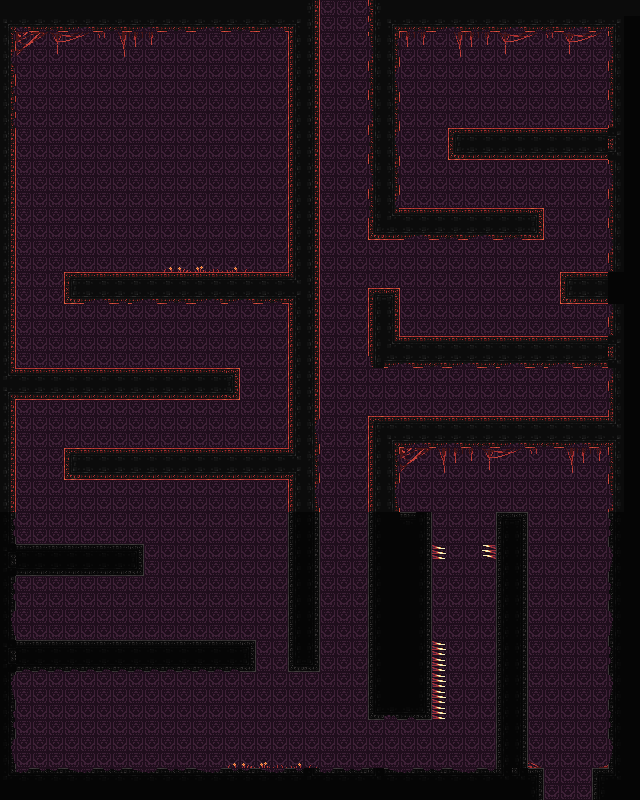

Rendered tile map (Tiled .tmx) drawn with the repository's tilesets; below, a short description and the map source with its tile grids summarised:
An orthogonal 40x50 tile map with 16x16 px tiles, 3 tile layers (background, midground, foreground), 2 tilesets and 61 objects (25x wall, 19x ground, 14x ceiling, 3x spike).

<map version="1.10" tiledversion="1.12.1" orientation="orthogonal" renderorder="right-down" width="40" height="50" tilewidth="16" tileheight="16" infinite="0" nextlayerid="5" nextobjectid="65">
 <editorsettings>
  <export target="../sacredflame/assets/graphics/map/main3.lua" format="lua" />
 </editorsettings>
 <tileset firstgid="1" source="blood temple.tsx" />
 <tileset firstgid="257" source="high temple.tsx" />
 <layer id="3" name="background" width="40" height="50">
  <data>[2000 cells, 2000 non-empty, 2 distinct tile ids]</data>
 </layer>
 <layer id="4" name="midground" width="40" height="50">
  <data>[2000 cells, 38 non-empty, 26 distinct tile ids]</data>
 </layer>
 <layer id="1" name="foreground" width="40" height="50">
  <data>[2000 cells, 774 non-empty, 58 distinct tile ids]</data>
 </layer>
 <objectgroup id="2" name="collisions">
  <object id="1" name="wall" type="wall" x="430.999" y="513.004" width="1.00018" height="206.096" />
  <object id="2" name="wall" type="wall" x="496" y="512.967" width="1.00018" height="256.034" />
  <object id="3" name="wall" type="wall" x="527" y="513.003" width="1.00018" height="255.971" />
  <object id="4" name="wall" type="wall" x="608.003" y="447.008" width="1.00018" height="321.93" />
  <object id="5" name="ground" type="ground" x="399.979" y="512.006" width="32.0309" height="1.00075" />
  <object id="6" name="ground" type="ground" x="495.922" y="512" width="32.0934" height="1.00075" />
  <object id="7" name="ground" type="ground" x="528.009" y="768.005" width="15.9823" height="1.00075" />
  <object id="8" name="ground" type="ground" x="591.995" y="768.027" width="15.9823" height="1.00075" />
  <object id="9" name="wall" type="wall" x="542.997" y="769.052" width="1.00018" height="30.9479" />
  <object id="10" name="wall" type="wall" x="592.005" y="769.022" width="1.00018" height="30.9479" />
  <object id="11" name="ceiling" type="ceiling" x="369.087" y="719.069" width="62.9485" height="0.934344" />
  <object id="12" name="ceiling" type="ceiling" x="399.967" y="447.002" width="208.023" height="1.00075" />
  <object id="14" name="wall" type="wall" x="398.949" y="447.026" width="1.00018" height="64.9885" />
  <object id="15" name="wall" type="wall" x="608.001" y="31.9881" width="1.00018" height="383.993" />
  <object id="16" name="ceiling" type="ceiling" x="400.01" y="30.9996" width="208.023" height="1.00075" />
  <object id="17" name="ceiling" type="ceiling" x="369.028" y="366.946" width="238.98" height="1.00075" />
  <object id="18" name="ceiling" type="ceiling" x="368.974" y="238.978" width="175.023" height="1.00075" />
  <object id="19" name="ceiling" type="ceiling" x="448.988" y="158.991" width="159.023" height="1.00075" />
  <object id="20" name="wall" type="wall" x="368.014" y="289" width="1.00018" height="78.9746" />
  <object id="21" name="wall" type="wall" x="560.008" y="272.99" width="1.00018" height="29.9902" />
  <object id="22" name="wall" type="wall" x="543.01" y="208.998" width="1.00018" height="29.9182" />
  <object id="23" name="ceiling" type="ceiling" x="559.997" y="303.005" width="48.0091" height="1.00075" />
  <object id="24" name="wall" type="wall" x="399" y="288.981" width="1.00018" height="46.9816" />
  <object id="25" name="wall" type="wall" x="447.996" y="129.007" width="1.00018" height="30.9823" />
  <object id="26" name="wall" type="wall" x="368.018" y="416.985" width="1.00018" height="302.992" />
  <object id="27" name="wall" type="wall" x="398.989" y="31.0257" width="1.00018" height="176.743" />
  <object id="28" name="ground" type="ground" x="560.004" y="271.982" width="48.0309" height="1.00075" />
  <object id="29" name="ground" type="ground" x="398.941" y="335.978" width="209.031" height="1.00075" />
  <object id="30" name="ground" type="ground" x="398.905" y="207.988" width="145.09" height="1.00075" />
  <object id="31" name="ground" type="ground" x="448.182" y="127.863" width="159.635" height="1.00075" />
  <object id="32" name="ground" type="ground" x="368.004" y="415.984" width="241.015" height="1.00075" />
  <object id="33" name="spike" type="spike" x="432.045" y="544.98" width="13.9633" height="14.0758" />
  <object id="35" name="spike" type="spike" x="481.966" y="545.002" width="14.0384" height="15.0278" />
  <object id="36" name="spike" type="spike" x="432.083" y="641.02" width="13.9565" height="78.9652" />
  <object id="37" name="ground" type="ground" x="0.369645" y="768" width="495.619" height="1.00075" />
  <object id="38" name="wall" type="wall" x="367.993" y="-0.565919" width="1.00018" height="240.542" />
  <object id="39" name="wall" type="wall" x="319.006" y="-0.609552" width="1.00018" height="671.623" />
  <object id="40" name="wall" type="wall" x="14.9999" y="31.9605" width="1.00018" height="736.015" />
  <object id="41" name="ceiling" type="ceiling" x="15.9885" y="30.9996" width="271.95" height="1.00075" />
  <object id="42" name="ground" type="ground" x="368.032" y="287.993" width="32.0309" height="1.00075" />
  <object id="43" name="ceiling" type="ceiling" x="288.013" y="671.071" width="31.9888" height="0.934344" />
  <object id="44" name="wall" type="wall" x="288.021" y="304.012" width="1.00018" height="367.038" />
  <object id="45" name="wall" type="wall" x="254.997" y="640.963" width="1.00018" height="29.9902" />
  <object id="46" name="ceiling" type="ceiling" x="15.9452" y="670.994" width="240.039" height="0.934344" />
  <object id="47" name="wall" type="wall" x="287.989" y="31.9991" width="1.00018" height="239.988" />
  <object id="48" name="ceiling" type="ceiling" x="65.0091" y="303" width="224.074" height="1.00075" />
  <object id="49" name="wall" type="wall" x="64.0062" y="272.99" width="1.00018" height="31.0124" />
  <object id="50" name="ground" type="ground" x="64" y="271.997" width="224.952" height="1.00075" />
  <object id="51" name="ground" type="ground" x="15.9717" y="640.01" width="240.046" height="1.00075" />
  <object id="52" name="wall" type="wall" x="142.969" y="545.036" width="1.00018" height="29.9902" />
  <object id="53" name="wall" type="wall" x="63.9999" y="449.005" width="1.00018" height="30.968" />
  <object id="54" name="wall" type="wall" x="238.996" y="368.997" width="1.00018" height="30.9746" />
  <object id="55" name="ceiling" type="ceiling" x="65.0472" y="479.061" width="222.87" height="0.934344" />
  <object id="56" name="ceiling" type="ceiling" x="15.9656" y="575.075" width="128.026" height="0.934344" />
  <object id="57" name="ground" type="ground" x="16.1537" y="544.116" width="128.026" height="0.934344" />
  <object id="58" name="ground" type="ground" x="64.0069" y="448.016" width="223.996" height="0.934344" />
  <object id="59" name="ground" type="ground" x="16.002" y="368.002" width="224.012" height="0.965594" />
  <object id="60" name="ceiling" type="ceiling" x="16.009" y="399.004" width="222.952" height="0.978788" />
  <object id="61" name="ground" type="ground" x="481.933" y="544.037" width="14.0394" height="0.950037" />
  <object id="63" name="ground" type="ground" x="432.02" y="544.037" width="14.0394" height="0.950037" />
  <object id="64" name="ground" type="ground" x="432.04" y="640.043" width="14.0394" height="0.950037" />
 </objectgroup>
</map>
